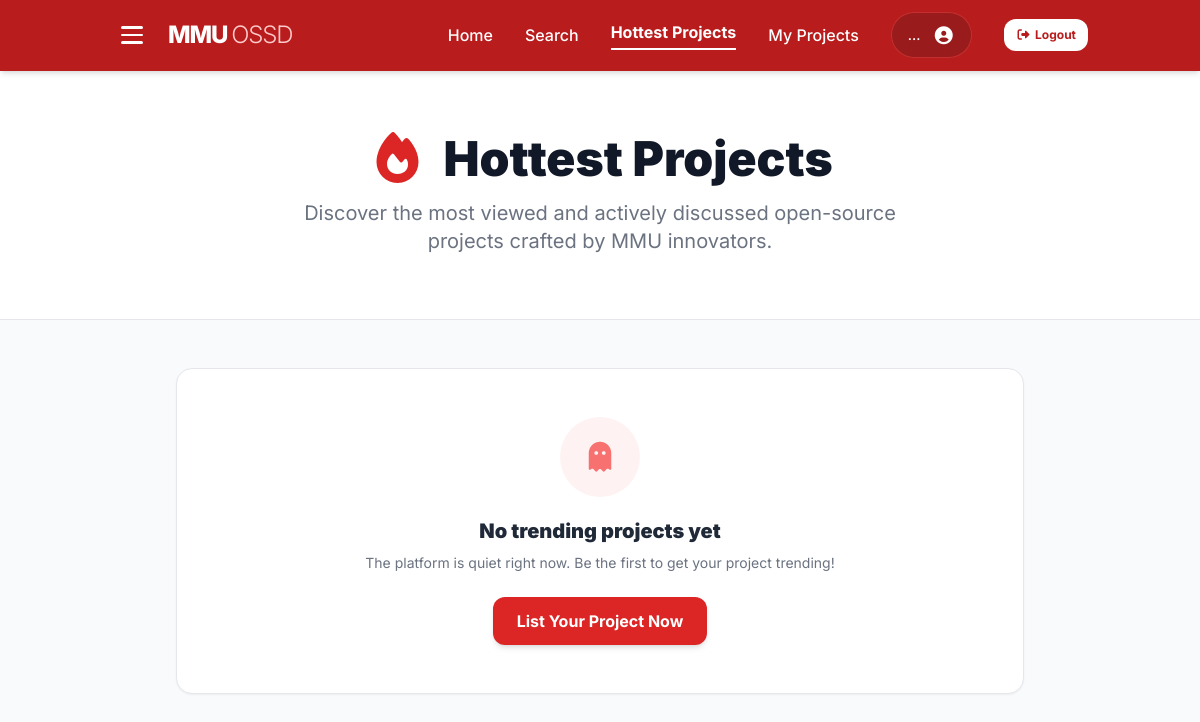
Before: /hottest with the older database file.
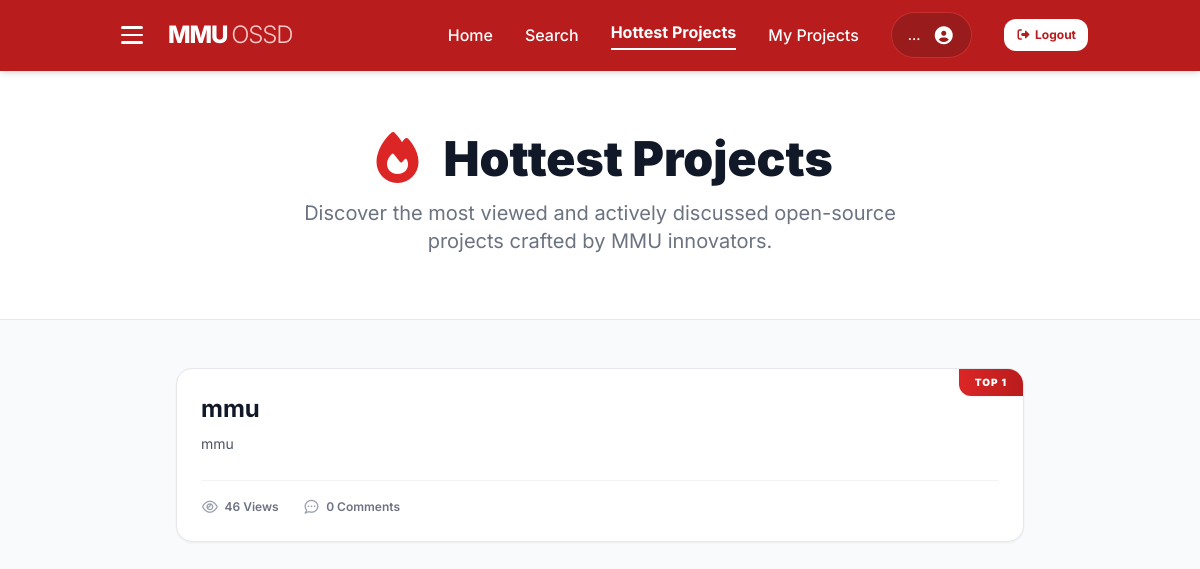
After: the same page with the newer database file.
### website/models.py (models this page shows)
class Project(db.Model):
    __tablename__ = 'projects'
    id = db.Column(db.Integer, primary_key=True, autoincrement=True)
    user_id = db.Column(db.Integer, db.ForeignKey('users.id', ondelete='CASCADE'), nullable=False)
    project_name = db.Column(db.String(255), nullable=False)
    description = db.Column(db.Text, default='')
    status = db.Column(db.String(50), nullable=False, default='Active')
    repo_url = db.Column(db.String(255), default='')
    languages = db.Column(db.String(255), default='')
    roles_needed = db.Column(db.String(255), default='')
    contributors = db.Column(db.String(50), default='1')
    created_at = db.Column(db.DateTime, nullable=False, default=datetime.utcnow)
    views = db.Column(db.Integer, default=0)
    images = db.relationship('ProjectImage', backref='project', lazy=True, cascade='all, delete-orphan')
    suggestions = db.relationship('Suggestion', backref='project', lazy=True, cascade='all, delete-orphan')
    members = db.relationship('ProjectMember', backref='project', lazy='subquery', cascade='all, delete-orphan')
    stars = db.relationship('ProjectStar', backref='project', lazy=True, cascade='all, delete-orphan')

### website/views.py (the view)
@views.route('/hottest')
def hottest_projects():
    trending_projects = Project.query.filter(
        Project.status != 'Archived'
    ).order_by(
        Project.views.desc().nulls_last(),
        Project.created_at.desc()
    ).limit(10).all()
    projects_data = []
    for p in trending_projects:
        comment_count = ProjectComment.query.filter_by(project_id=p.id).count()
        primary_lang = p.languages.split(',')[0].strip() if p.languages else 'N/A'
        projects_data.append({
            'id': p.id,
            'title': p.project_name,
            'description': p.description,
            'language': primary_lang,
            'views': p.views or 0,
            'comments': comment_count
        })
    return render_template("trending.html", projects=projects_data)

### website/templates/Trending.html (shortened to what the changed rows need)
<!DOCTYPE html>
<html lang="en">
<head>
    <script src="https://cdn.tailwindcss.com"></script>
    <link href="https://cdnjs.cloudflare.com/ajax/libs/font-awesome/7.0.1/css/all.min.css" rel="stylesheet">
</head>
<body class="bg-gray-50 text-gray-900">
<nav class="bg-red-700 text-white shadow-md sticky top-0 z-50">
    <div class="container mx-auto px-6 py-3 flex items-center justify-between">
        <div class="flex items-center gap-4">
            <h1 class="text-2xl font-extrabold tracking-tighter">
                MMU <span class="font-light text-red-200">OSSD</span>
            </h1>
        </div>
    </div>
</nav>
<header class="bg-white border-b py-16">
    <div class="container mx-auto px-6 text-center">
        <h2 class="text-4xl md:text-5xl font-black text-gray-900 leading-tight flex items-center justify-center gap-4">
            <i class="fas fa-fire text-red-600"></i> Hottest Projects
        </h2>
    </div>
</header>
<main class="container mx-auto px-6 py-12 max-w-4xl">
    <div class="space-y-6">
        {% if projects %}
            {% for project in projects %}
            <div class="bg-white border border-gray-200 rounded-2xl p-6 hover:border-red-300 hover:shadow-md transition shadow-sm group relative overflow-hidden">
                {% if loop.index <= 3 %}
                <div class="absolute top-0 right-0 bg-gradient-to-r from-red-600 to-red-700 text-white text-[10px] font-black uppercase tracking-widest px-4 py-1.5 rounded-bl-xl shadow-sm">
                    Top {{ loop.index }}
                </div>
                {% endif %}
                <a href="{{ url_for('views.project_page', project_id=project.id) }}" class="block pr-16">
                    <h3 class="text-xl md:text-2xl font-bold text-gray-900 group-hover:text-red-600 transition truncate">
                        {{ project.title }}
                    </h3>
                    <p class="text-gray-600 mt-2 text-sm leading-relaxed line-clamp-2">
                        {{ project.description if project.description else "No description provided." }}
                    </p>
                </a>
                <div class="flex items-center gap-6 mt-6 pt-4 border-t border-gray-100 flex-wrap">
                    <span class="flex items-center gap-1.5 text-xs font-semibold text-gray-500">
                        <i class="far fa-eye text-gray-400 text-sm"></i> {{ project.views }} Views
                    </span>
                    <span class="flex items-center gap-1.5 text-xs font-semibold text-gray-500">
                        <i class="far fa-comment-dots text-gray-400 text-sm"></i> {{ project.comments }} Comments
                    </span>
                </div>
            </div>
            {% endfor %}
        {% else %}
            <div class="bg-white p-12 rounded-2xl border border-gray-200 shadow-sm text-center">
                <div class="w-20 h-20 bg-red-50 text-red-400 rounded-full flex items-center justify-center mx-auto mb-5 text-3xl">
                    <i class="fas fa-ghost"></i>
                </div>
                <h3 class="text-xl font-black text-gray-800">No trending projects yet</h3>
                <p class="text-gray-500 text-sm mt-2">The platform is quiet right now. Be the first to get your project trending!</p>
                <a href="{{ url_for('views.list_project') }}" class="mt-6 inline-block bg-red-600 text-white font-bold px-6 py-3 rounded-xl hover:bg-red-700 shadow-md transition">
                    List Your Project Now
                </a>
            </div>
        {% endif %}
    </div>
</main>
</body>
</html>

Changed rows visible on the page:
added Project: title "mmu", description "mmu", views "46", comments "0"
Other visible differences:
text no longer shown: "No trending projects yet The platform is quiet right now. Be the first to get your project trending! List Your Project Now"
